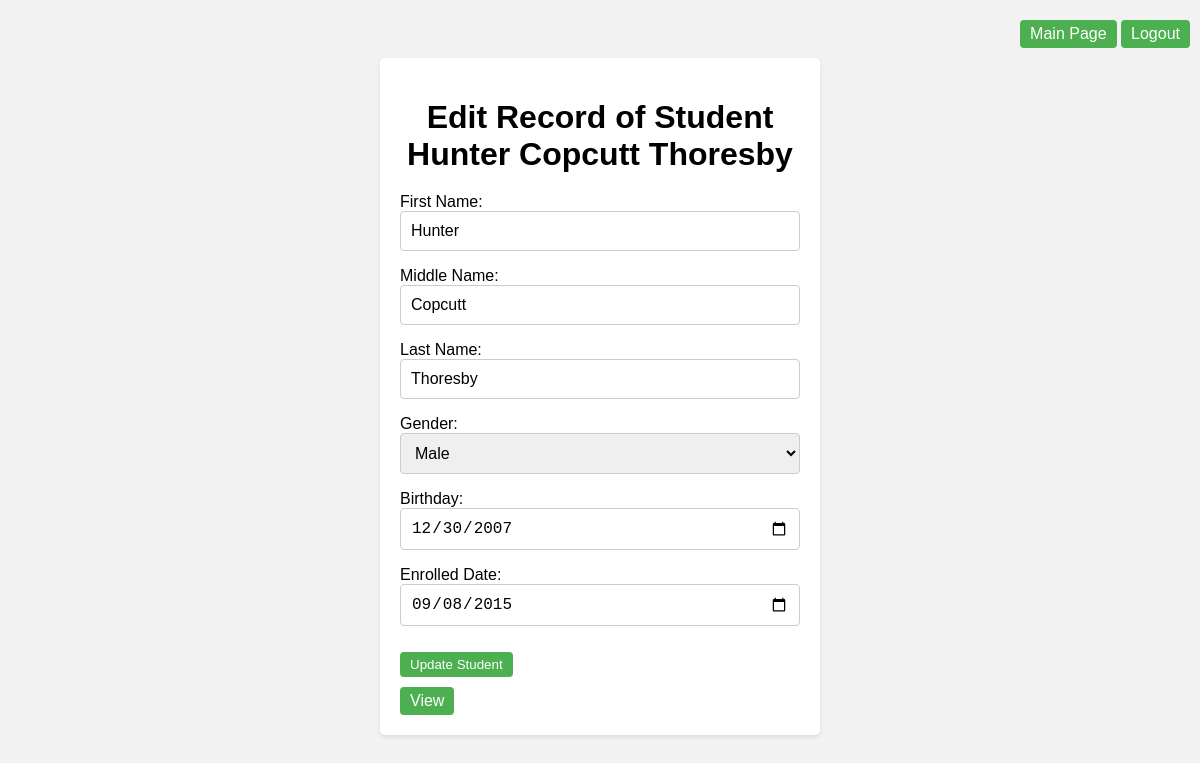
Page /edit.php?id=2 on the committed database.
### tables this page shows
CREATE TABLE `student_records` (
  `id` int(11) NOT NULL,
  `First_name` varchar(50) NOT NULL,
  `Middle_name` varchar(250) NOT NULL,
  `Surname` varchar(50) NOT NULL,
  `Gender` varchar(20) NOT NULL,
  `Birthday` date NOT NULL,
  `Enrolled_date` date NOT NULL,
  `date_created` timestamp NOT NULL DEFAULT current_timestamp(),
  `date_modified` timestamp NOT NULL DEFAULT current_timestamp()
);

### edit.php (the view, shortened to what this page needs)
<?php
$con = connection();
$id = $_GET['id'];
$sql = "SELECT * FROM student_records WHERE id = '$id'";
$students = $con->query($sql) or die($con->error);
$row = $students->fetch_assoc();
?>
<!DOCTYPE html>
<html>
<head>
    <link rel="stylesheet" href="./css/edit.css">
</head>
<body>
    <div class="header">
        <div class="login">
            <a href="index.php">Main Page</a>
            <a href="logout.php">Logout</a>
        </div>
    </div>
    <div class="container">
        <h1>Edit Record of Student
            <?php echo $row['First_name']; ?>
            <?php echo $row['Middle_name']; ?>
            <?php echo $row['Surname'] ?>
        </h1>
        <form method="POST" action="">
            <p>First Name: <input type="text" name="first_name" value="<?php echo $row['First_name']; ?>"></p>
            <p>Middle Name: <input type="text" name="middle_name" value="<?php echo $row['Middle_name']; ?>"></p>
            <p>Last Name: <input type="text" name="last_name" value="<?php echo $row['Surname']; ?>"></p>
            <p>Gender: <select name="gender" id="gender" required>
                    <option value="Male" <?php if ($row['Gender'] == 'Male')
                        echo 'selected'; ?>>Male</option>
                </select><br>
            </p>
            <p>Birthday: <input type="date" name="birthday" value="<?php echo $row['Birthday']; ?>"></p>
            <p>Enrolled Date: <input type="date" name="enrolled_date" value="<?php echo $row['Enrolled_date']; ?>"></p>
            <button type="submit" name="Update">Update Student</button>
        </form>
        <a href="details.php?id=<?php echo $row['id']; ?>">View</a>
    </div>
</body>
</html>

### css/edit.css (style rules this page uses)
body { font-family: Arial, sans-serif; margin: 0; padding: 0; background-color: #f2f2f2; }
.container { max-width: 400px; margin: 0 auto; padding: 20px; background-color: #ffffff; border-radius: 5px; box-shadow: 0 2px 4px rgba(0, 0, 0, 0.1); }
h1 { text-align: center; margin-bottom: 20px; }
input[type="text"], select, input[type="date"] { width: 100%; padding: 10px; border: 1px solid #ccc; border-radius: 4px; box-sizing: border-box; font-size: 16px; }
a { display: inline-block; margin-top: 10px; padding: 5px 10px; background-color: #4CAF50; color: #ffffff; text-decoration: none; border-radius: 4px; }
.header { display: flex; justify-content: space-between; align-items: center; padding: 10px; background-color: #f2f2f2; }
button { display: inline-block; margin-top: 10px; padding: 5px 10px; background-color: #4CAF50; color: #ffffff; text-decoration: none; border-radius: 4px; border: 0; }

### rows in the picture
student_records: First_name "Hunter", Middle_name "Copcutt", Surname "Thoresby", first_name "Hunter", middle_name "Copcutt", last_name "Thoresby", gender "Male", birthday "12/30/2007", enrolled_date "09/08/2015"
